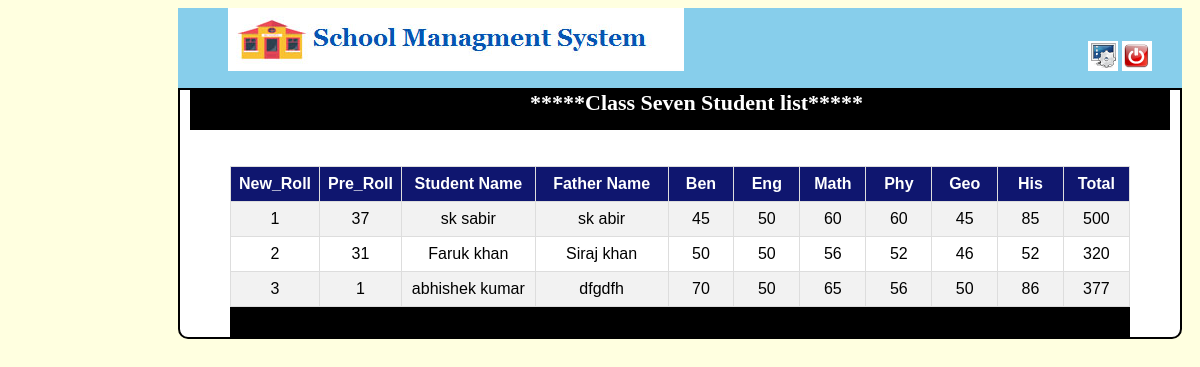
The app's page /result_show_seven.php with its own data.
### tables this page shows
CREATE TABLE `result_seven` (
  `id` varchar(10) NOT NULL,
  `sname` varchar(100) NOT NULL,
  `dob` varchar(100) NOT NULL,
  `fname` varchar(100) NOT NULL,
  `bengali` int(10) NOT NULL,
  `english` int(10) NOT NULL,
  `math` int(10) NOT NULL,
  `phy` int(10) NOT NULL,
  `geo` int(10) NOT NULL,
  `his` int(10) NOT NULL,
  `total` int(10) NOT NULL
);

### result_show_seven.php (the view, shortened to what this page needs)
<!DOCTYPE html>
<html>
<head>
</head>
<body bgcolor="lightyellow">
	<div class="header_left">
		<a href="result_select.php"><img src="headeta.png" class="header_img"></a>
		      <a href="change_pass.php" class="header_right"><img src="sett.png" ></a>
		<a href="logout.php"><img src="logout.png"></a>
	</div>
    <div class="body">
    	<div class="menu">
    		      <b class="header_text">  *****Class Seven Student list*****</b>
    	</div>  <br><br>
            <div class="form">
<div class="fm">
<table id="customers">
  <tr>
    <th style="width: 50px;">New_Roll</th>
    <th style="width: 50px;">Pre_Roll</th>
    <th style="width: 120px;">Student Name</th>
    <th style="width: 120px;">Father Name</th>
    <th style="width: 50px;">Ben</th>
    <th style="width: 50px;">Eng</th>
    <th style="width: 50px;">Math</th>
    <th style="width: 50px;">Phy</th>
    <th style="width: 50px;">Geo</th>
    <th style="width: 50px;">His</th>
    <th style="width: 50px;">Total</th>
  </tr>
  <?php
include "connection.php";
$qer=mysqli_query($conn,"select * from result_seven ");
$c='1';
while($res=mysqli_fetch_assoc($qer))
{
?>
  <tr>
    <td class="tdh"><?php echo $c++; ?></td>
    <td class="tdh"><?php echo $res['id'];  ?></td>
    <td class="tdh"><?php echo $res['sname'];  ?></td>
    <td class="tdh"><?php echo $res['fname'];  ?></td>
      <td class="tdh"><?php echo $res['bengali'];  ?></td>
        <td class="tdh"><?php echo $res['english'];  ?></td>
          <td class="tdh"><?php echo $res['math'];  ?></td>
            <td class="tdh"><?php echo $res['phy'];  ?></td>
              <td class="tdh"><?php echo $res['geo'];  ?></td>
                <td class="tdh"><?php echo $res['his'];  ?></td>
                  <td class="tdh"><?php echo $res['total'];  ?></td>
  </tr>
   <?php } ?>
</table>
  </div>
   <div class="admin"></div>
</div>
         </div>
</body>
</html>

### result_show_seven.php (style rules this page uses)
.header_left { height: 80px; width: 1004px; background-color: skyblue; margin-left: 170px; }
.header_img { margin-left: 50px; }
.header_right { margin-left: 400px; }
.body { width: 1000px; margin-left: 170px; border: 2px solid black; border-left: 2px solid black; border-right: 2px solid black; background-color: white; border-bottom-left-radius: 10px; border-bottom-right-radius: 10px; }
.menu { background-color: black; height: 40px; width: 980px; margin-left: 10px; }
.header_text { color: white; font-size: 22px; margin-left: 340px; }
.form { margin-left: 50px; }
b { font-size: 20px; font-weight: bold; color: blue; margin-left:30px; }
#customers { font-family: "Trebuchet MS", Arial, Helvetica, sans-serif; border-collapse: collapse; width: 100%; }
#customers td, #customers th { border: 1px solid #ddd; padding: 8px; }
#customers tr:nth-child(even) { background-color: #f2f2f2; }
#customers th { padding-top: 8px; padding-bottom: 8px; text-align: center; background-color: #0f166f; color: white; }
.fm { width: 900px; margin-left: 0px; }
.tdh { text-align: center; }
.admin { height: 30px; width: 900px; background: black; margin-left: 0px; color: white; font-size: 20px; text-align: center; }

### records on screen
result_seven: id "37", sname "sk sabir", fname "sk abir", bengali "45", english "50", math "60", phy "60", geo "45", his "85", total "500"
result_seven: id "31", sname "Faruk khan", fname "Siraj khan", bengali "50", english "50", math "56", phy "52", geo "46", his "52", total "320"
result_seven: id "1", sname "abhishek kumar", fname "dfgdfh", bengali "70", english "50", math "65", phy "56", geo "50", his "86", total "377"
